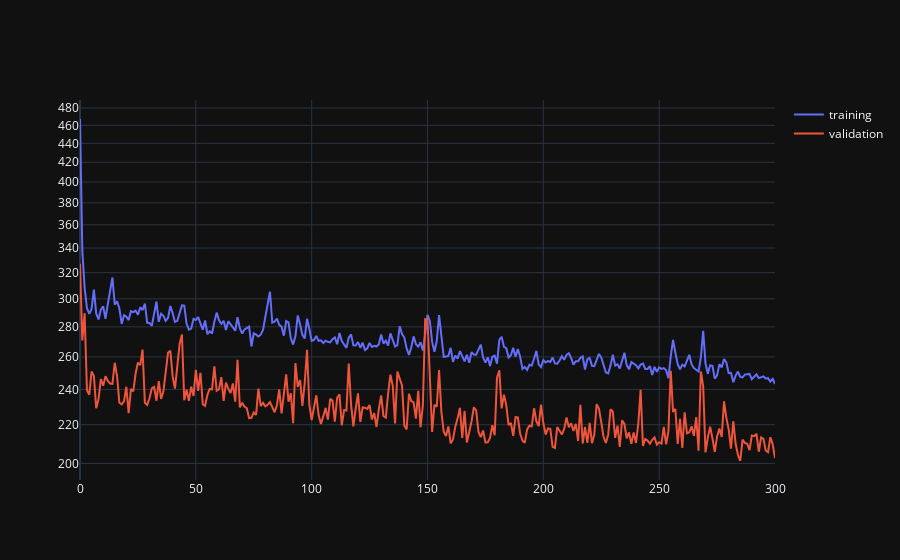

Notebook code for this chart:
### Code cell
train_losses ,train_rec_losses,train_kld_losses, eval_losses = train_model(model, project_config, model_config)

### Figure 1 — Plotly figure (JSON) as saved in the notebook; plotly's stock layout.template omitted (floating-point values rounded to 4 significant figures; data arrays with more than 128 entries replaced by an {"elided": "..."} marker saying what was removed)
{"data": [{"mode": "lines", "name": "training", "type": "scatter", "x": {"elided": "301 int values"}, "y": {"elided": "301 float values"}}, {"mode": "lines", "name": "validation", "type": "scatter", "x": {"elided": "301 int values"}, "y": {"elided": "301 float values"}}], "layout": {"yaxis": {"type": "log"}}}
